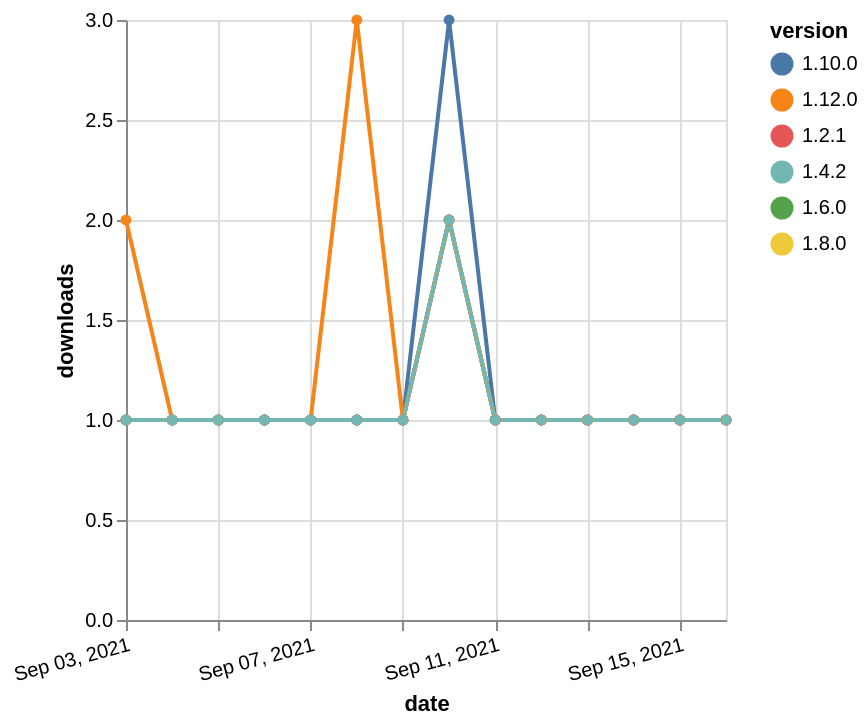

Express this chart as Vega-Lite.
### Vega-Lite specification from a JSON file in a GitHub repository (floating-point values rounded to 4 significant figures)
{"$schema": "https://vega.github.io/schema/vega-lite/v5.json", "description": "A simple bar chart with embedded data.", "data": {"values": [{"date": "2021-09-03", "total": 199, "delta": 1, "version": "1.6.0"}, {"date": "2021-09-04", "total": 200, "delta": 1, "version": "1.6.0"}, {"date": "2021-09-05", "total": 201, "delta": 1, "version": "1.6.0"}, {"date": "2021-09-06", "total": 202, "delta": 1, "version": "1.6.0"}, {"date": "2021-09-07", "total": 203, "delta": 1, "version": "1.6.0"}, {"date": "2021-09-08", "total": 204, "delta": 1, "version": "1.6.0"}, {"date": "2021-09-09", "total": 205, "delta": 1, "version": "1.6.0"}, {"date": "2021-09-10", "total": 207, "delta": 2, "version": "1.6.0"}, {"date": "2021-09-11", "total": 208, "delta": 1, "version": "1.6.0"}, {"date": "2021-09-12", "total": 209, "delta": 1, "version": "1.6.0"}, {"date": "2021-09-13", "total": 210, "delta": 1, "version": "1.6.0"}, {"date": "2021-09-14", "total": 211, "delta": 1, "version": "1.6.0"}, {"date": "2021-09-15", "total": 212, "delta": 1, "version": "1.6.0"}, {"date": "2021-09-16", "total": 213, "delta": 1, "version": "1.6.0"}, {"date": "2021-09-03", "total": 171, "delta": 1, "version": "1.8.0"}, {"date": "2021-09-04", "total": 172, "delta": 1, "version": "1.8.0"}, {"date": "2021-09-05", "total": 173, "delta": 1, "version": "1.8.0"}, {"date": "2021-09-06", "total": 174, "delta": 1, "version": "1.8.0"}, {"date": "2021-09-07", "total": 175, "delta": 1, "version": "1.8.0"}, {"date": "2021-09-08", "total": 176, "delta": 1, "version": "1.8.0"}, {"date": "2021-09-09", "total": 177, "delta": 1, "version": "1.8.0"}, {"date": "2021-09-10", "total": 179, "delta": 2, "version": "1.8.0"}, {"date": "2021-09-11", "total": 180, "delta": 1, "version": "1.8.0"}, {"date": "2021-09-12", "total": 181, "delta": 1, "version": "1.8.0"}, {"date": "2021-09-13", "total": 182, "delta": 1, "version": "1.8.0"}, {"date": "2021-09-14", "total": 183, "delta": 1, "version": "1.8.0"}, {"date": "2021-09-15", "total": 184, "delta": 1, "version": "1.8.0"}, {"date": "2021-09-16", "total": 185, "delta": 1, "version": "1.8.0"}, {"date": "2021-09-03", "total": 199, "delta": 1, "version": "1.10.0"}, {"date": "2021-09-04", "total": 200, "delta": 1, "version": "1.10.0"}, {"date": "2021-09-05", "total": 201, "delta": 1, "version": "1.10.0"}, {"date": "2021-09-06", "total": 202, "delta": 1, "version": "1.10.0"}, {"date": "2021-09-07", "total": 203, "delta": 1, "version": "1.10.0"}, {"date": "2021-09-08", "total": 204, "delta": 1, "version": "1.10.0"}, {"date": "2021-09-09", "total": 205, "delta": 1, "version": "1.10.0"}, {"date": "2021-09-10", "total": 208, "delta": 3, "version": "1.10.0"}, {"date": "2021-09-11", "total": 209, "delta": 1, "version": "1.10.0"}, {"date": "2021-09-12", "total": 210, "delta": 1, "version": "1.10.0"}, {"date": "2021-09-13", "total": 211, "delta": 1, "version": "1.10.0"}, {"date": "2021-09-14", "total": 212, "delta": 1, "version": "1.10.0"}, {"date": "2021-09-15", "total": 213, "delta": 1, "version": "1.10.0"}, {"date": "2021-09-16", "total": 214, "delta": 1, "version": "1.10.0"}, {"date": "2021-09-03", "total": 254, "delta": 1, "version": "1.2.1"}, {"date": "2021-09-04", "total": 255, "delta": 1, "version": "1.2.1"}, {"date": "2021-09-05", "total": 256, "delta": 1, "version": "1.2.1"}, {"date": "2021-09-06", "total": 257, "delta": 1, "version": "1.2.1"}, {"date": "2021-09-07", "total": 258, "delta": 1, "version": "1.2.1"}, {"date": "2021-09-08", "total": 259, "delta": 1, "version": "1.2.1"}, {"date": "2021-09-09", "total": 260, "delta": 1, "version": "1.2.1"}, {"date": "2021-09-10", "total": 262, "delta": 2, "version": "1.2.1"}, {"date": "2021-09-11", "total": 263, "delta": 1, "version": "1.2.1"}, {"date": "2021-09-12", "total": 264, "delta": 1, "version": "1.2.1"}, {"date": "2021-09-13", "total": 265, "delta": 1, "version": "1.2.1"}, {"date": "2021-09-14", "total": 266, "delta": 1, "version": "1.2.1"}, {"date": "2021-09-15", "total": 267, "delta": 1, "version": "1.2.1"}, {"date": "2021-09-16", "total": 268, "delta": 1, "version": "1.2.1"}, {"date": "2021-09-03", "total": 128, "delta": 2, "version": "1.12.0"}, {"date": "2021-09-04", "total": 129, "delta": 1, "version": "1.12.0"}, {"date": "2021-09-05", "total": 130, "delta": 1, "version": "1.12.0"}, {"date": "2021-09-06", "total": 131, "delta": 1, "version": "1.12.0"}, {"date": "2021-09-07", "total": 132, "delta": 1, "version": "1.12.0"}, {"date": "2021-09-08", "total": 135, "delta": 3, "version": "1.12.0"}, {"date": "2021-09-09", "total": 136, "delta": 1, "version": "1.12.0"}, {"date": "2021-09-10", "total": 138, "delta": 2, "version": "1.12.0"}, {"date": "2021-09-11", "total": 139, "delta": 1, "version": "1.12.0"}, {"date": "2021-09-12", "total": 140, "delta": 1, "version": "1.12.0"}, {"date": "2021-09-13", "total": 141, "delta": 1, "version": "1.12.0"}, {"date": "2021-09-14", "total": 142, "delta": 1, "version": "1.12.0"}, {"date": "2021-09-15", "total": 143, "delta": 1, "version": "1.12.0"}, {"date": "2021-09-16", "total": 144, "delta": 1, "version": "1.12.0"}, {"date": "2021-09-03", "total": 194, "delta": 1, "version": "1.4.2"}, {"date": "2021-09-04", "total": 195, "delta": 1, "version": "1.4.2"}, {"date": "2021-09-05", "total": 196, "delta": 1, "version": "1.4.2"}, {"date": "2021-09-06", "total": 197, "delta": 1, "version": "1.4.2"}, {"date": "2021-09-07", "total": 198, "delta": 1, "version": "1.4.2"}, {"date": "2021-09-08", "total": 199, "delta": 1, "version": "1.4.2"}, {"date": "2021-09-09", "total": 200, "delta": 1, "version": "1.4.2"}, {"date": "2021-09-10", "total": 202, "delta": 2, "version": "1.4.2"}, {"date": "2021-09-11", "total": 203, "delta": 1, "version": "1.4.2"}, {"date": "2021-09-12", "total": 204, "delta": 1, "version": "1.4.2"}, {"date": "2021-09-13", "total": 205, "delta": 1, "version": "1.4.2"}, {"date": "2021-09-14", "total": 206, "delta": 1, "version": "1.4.2"}, {"date": "2021-09-15", "total": 207, "delta": 1, "version": "1.4.2"}, {"date": "2021-09-16", "total": 208, "delta": 1, "version": "1.4.2"}]}, "width": "container", "mark": {"type": "line", "point": {"filled": true}}, "encoding": {"x": {"field": "date", "type": "temporal", "timeUnit": "yearmonthdate", "title": "date", "axis": {"labelAngle": -15}}, "y": {"field": "delta", "type": "quantitative", "title": "downloads"}, "color": {"field": "version", "type": "nominal"}, "tooltip": {"field": "delta"}}}
